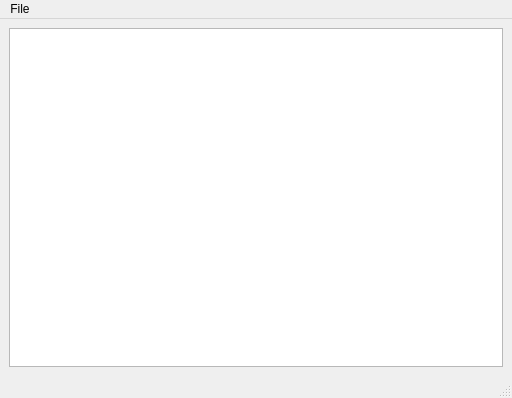
<?xml version="1.0" encoding="UTF-8"?>
<ui version="4.0">
 <class>MainWindow</class>
 <widget class="QMainWindow" name="MainWindow">
  <property name="geometry">
   <rect>
    <x>0</x>
    <y>0</y>
    <width>512</width>
    <height>398</height>
   </rect>
  </property>
  <property name="windowTitle">
   <string>MainWindow</string>
  </property>
  <widget class="QWidget" name="centralwidget">
   <layout class="QGridLayout" name="gridLayout">
    <item row="0" column="0">
     <widget class="QListWidget" name="list_lw"/>
    </item>
   </layout>
  </widget>
  <widget class="QMenuBar" name="menubar">
   <property name="geometry">
    <rect>
     <x>0</x>
     <y>0</y>
     <width>512</width>
     <height>26</height>
    </rect>
   </property>
   <widget class="QMenu" name="menuFile">
    <property name="title">
     <string>File</string>
    </property>
   </widget>
   <addaction name="menuFile"/>
  </widget>
  <widget class="QStatusBar" name="statusbar"/>
 </widget>
 <resources/>
 <connections/>
</ui>
